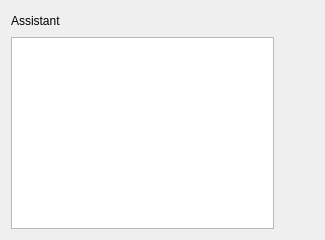
<?xml version="1.0" encoding="UTF-8"?>
<ui version="4.0">
 <class>Form</class>
 <widget class="QWidget" name="Form">
  <property name="geometry">
   <rect>
    <x>0</x>
    <y>0</y>
    <width>325</width>
    <height>240</height>
   </rect>
  </property>
  <property name="windowTitle">
   <string>Form</string>
  </property>
  <layout class="QHBoxLayout" name="horizontalLayout_2" stretch="1,0">
   <item>
    <layout class="QVBoxLayout" name="verticalLayout">
     <item>
      <layout class="QHBoxLayout" name="horizontalLayout">
       <item>
        <widget class="QLabel" name="label">
         <property name="text">
          <string>Assistant</string>
         </property>
        </widget>
       </item>
       <item>
        <spacer name="horizontalSpacer">
         <property name="orientation">
          <enum>Qt::Orientation::Horizontal</enum>
         </property>
         <property name="sizeHint" stdset="0">
          <size>
           <width>40</width>
           <height>20</height>
          </size>
         </property>
        </spacer>
       </item>
      </layout>
     </item>
     <item>
      <widget class="MessageTextEdit" name="assistantChatMessage">
       <property name="autoFormatting">
        <set>QTextEdit::AutoFormattingFlag::AutoAll</set>
       </property>
       <property name="tabChangesFocus">
        <bool>true</bool>
       </property>
       <property name="undoRedoEnabled">
        <bool>false</bool>
       </property>
       <property name="readOnly">
        <bool>true</bool>
       </property>
       <property name="markdown">
        <string>*Currently thinking...*

</string>
       </property>
       <property name="textInteractionFlags">
        <set>Qt::TextInteractionFlag::TextBrowserInteraction</set>
       </property>
       <property name="openExternalLinks">
        <bool>true</bool>
       </property>
      </widget>
     </item>
    </layout>
   </item>
   <item>
    <spacer name="horizontalSpacer_2">
     <property name="orientation">
      <enum>Qt::Orientation::Horizontal</enum>
     </property>
     <property name="sizeHint" stdset="0">
      <size>
       <width>40</width>
       <height>20</height>
      </size>
     </property>
    </spacer>
   </item>
  </layout>
 </widget>
 <customwidgets>
  <customwidget>
   <class>MessageTextEdit</class>
   <extends>QTextBrowser</extends>
   <header>message_text</header>
  </customwidget>
 </customwidgets>
 <resources/>
 <connections/>
</ui>
